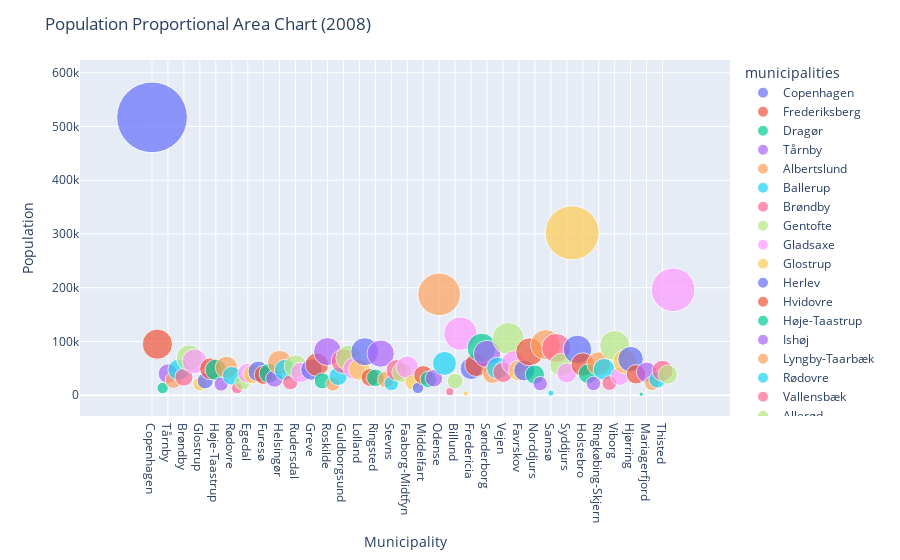

Write notebook code for a chart like this one.
### Markdown cell above
**INTERPRETATION**

The interactive graph shows the relative weight of crimes committed in each municipality. As can be seen, over the years, the municipality of Copenhagen has the highest number of crimes, which may be due to the fact that it is the most populated municipality.

Note: Move the mouse cursor over the squares to see the percentage of criminal events in each municipality over the total number of events in Denmark.

### Code cell
from ipywidgets import interact, widgets

# Define the interactive widget for selecting the year
year_widget = widgets.IntSlider(
    value=2008,
    min=2008,
    max=2022,
    step=1,
    description='Year:'
)

# Define the function that creates the proportional area chart
def create_chart(year):
    # Filter the data to only include the selected year
    year_data = pop_year[['municipalities', f'pop_{year}']]
    
    # Calculate the total population for the year
    total_pop = year_data[f'pop_{year}'].sum()
    
    # Calculate the proportional area for each municipality
    year_data['area'] = year_data[f'pop_{year}']/total_pop
    
    # Create the chart using Plotly Express
    fig = px.scatter(year_data, x='municipalities', y=f'pop_{year}', size='area', color='municipalities', size_max=50)
    fig.update_layout(
        title=f'Population Proportional Area Chart ({year})',
        xaxis_title='Municipality',
        yaxis_title='Population',
    )
    fig.show()

# Create the interactive widget
interact(create_chart, year=year_widget)
